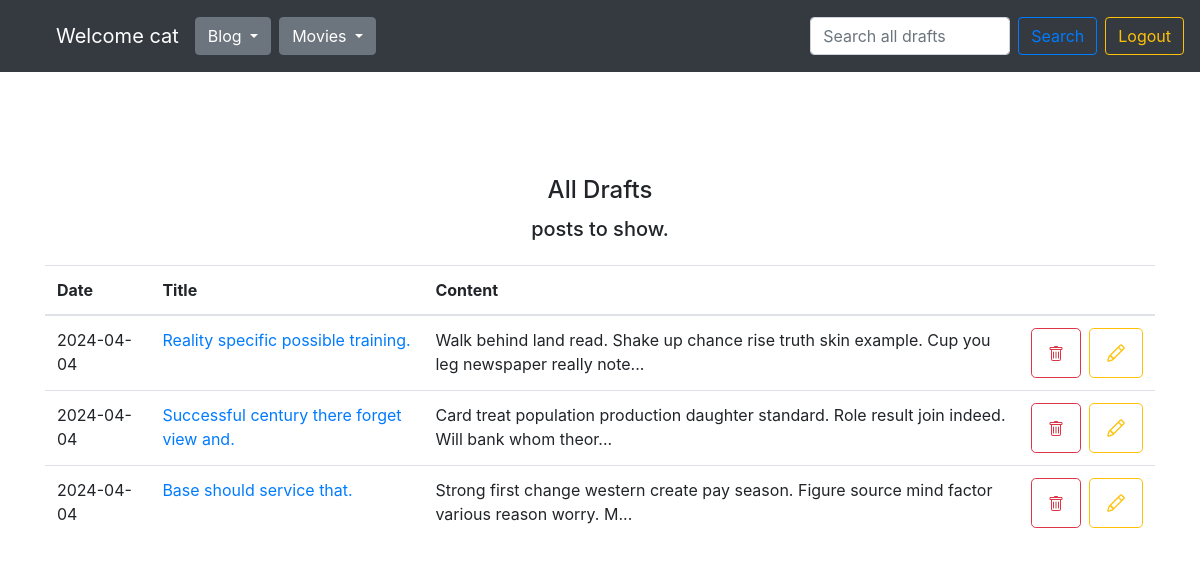
Page /drafts/ (signed in) on the committed database.
### blog/models.py (models this page shows, shortened)
class User(db.Model):
    id = db.Column(db.Integer, primary_key=True)
    name = db.Column(db.String(80), unique=True, nullable=False)
    password_hash = db.Column(db.String(128), nullable=False)
    entries = db.relationship("Entry", backref="user")
    comments = db.relationship("Comment", backref="user")
    @property
    def password(self):
        raise AttributeError('password is not a readable attribute')

class Entry(db.Model):
    id = db.Column(db.Integer, primary_key=True)
    title = db.Column(db.String(80), nullable=False)
    content = db.Column(db.Text, nullable=False)
    creation_date = db.Column(db.DateTime, nullable=False,
                              default=datetime.utcnow)
    is_published= db.Column(db.Boolean, default=False)
    comments = db.relationship("Comment", backref="entry")
    category_id = db.Column(db.Integer, db.ForeignKey('category.id'))
    user_id = db.Column(db.Integer, db.ForeignKey('user.id'))

### blog/routes.py (the view)
@app.route('/drafts/')
@login_required
def list_drafts():
    clear_caterogies_db()
    user_id = session.get('user_id')
    all_categories = Category.query.all()
    all_posts = Entry.query.filter_by(is_published=True).order_by(Entry.creation_date.desc())
    drafts = Entry.query.filter_by(is_published=False).filter(and_(Entry.user_id == user_id)).order_by(Entry.creation_date.desc())
    return render_template("drafts.html",
                           user = User.query.filter(User.id == user_id).first(),
                           drafts=drafts,
                           all_categories=all_categories,
                           all_posts_counter=all_posts.count(),
                           drafts_counter=drafts.count(),
                           )

### blog/routes.py (called while the page is built)
def login_required(view_func):
    @functools.wraps(view_func)
    def check_permissions(*args, **kwargs):
        if session.get('logged_in'):
            return view_func(*args, **kwargs)
        return redirect(url_for('login', next=request.path))
    return check_permissions

@app.context_processor
def inject_template_name():
    return {'template_name': g.get('template_name', 'unknown')}

@app.context_processor
def utility_processor():
    def tmdb_image_url(path, size):
        return tmdb_client.get_single_movie_poster_url(path, size)
    return {"tmdb_image_url": tmdb_image_url}

@app.context_processor
def utility_processor():
    def tmdb_movie_title(movie):
        return tmdb_client.get_single_movie_title(movie)
    return {"tmdb_movie_title": tmdb_movie_title}

@app.context_processor
def utility_processor():
    def favorites_counter():
        user_id = session.get('user_id')
        favorites = Favorite.query.filter(Favorite.user_id == user_id).all()
        return len(favorites)
    return {"favorites_counter": favorites_counter}

### blog/utils.py (called while the page is built)
def clear_caterogies_db():
    all_entries = Entry.query.all()
    all_categories = Category.query.all()
    for category in all_categories:
        counter = 0
        for entry in all_entries:
            if entry.category_id == category.id:
                counter += 1
        if counter == 0:
            db.session.delete(category)
            db.session.commit()

### blog/templates/drafts.html (shortened to what this page needs)
{% set template_name = 'drafts' %}
{% extends "base.html" %}
{% block content %}
<div class="d-flex flex-column justify-content-center align-items-center">
  {% if search_query %}
    <h4>Search results for: {{ search_query }}</h4>
    <h5 class="mt-1 mb-4">Found {{ counter }} posts.</h5>
  {% else %}
    <h4>All Drafts</h4>
    <h5 class="mt-1 mb-4">{{ counter }} posts to show.</h5>
  {% endif %}
</div>
<table class="table">
  <thead>
    <tr>
      <th scope="col">Date</th>
      <th scope="col">Title</th>
      <th scope="col">Content</th>
      <th scope="col"></th>
    </tr>
  </thead>
  <tbody>
  {% for post in drafts %}
    <tr>
      <td>
        {{ post.creation_date.strftime('%Y-%m-%d') }}
      </td>
      <td>
        <a href="{{ url_for('edit_entry', entry_id=post.id) }}">
          {{ post.title }}
        </a>
        </td>
        <td>{{ post.content|truncate(100, true) }}</td>
        <td>
          <div class="d-flex flex-row justify-content-end align-items-center gap-2">
            <form class="mr-2" action="/delete-post/{{ post.id }}" method="POST">
              <button type="submit" class="btn btn-outline-danger btn-lg">
              </button>
            </form>
            <form action="/edit-post/{{ post.id }}" method="POST">
              <button type="submit" class="btn btn-outline-warning btn-lg">
              </button>
            </form>
          </div>
        </td>
      </tr>
  {% endfor %}
  </tbody>
</table>
{% endblock %}

### blog/templates/base.html (shortened to what this page needs)
<!doctype html>
<html lang="en">
<head>
  <link rel="stylesheet" href="https://stackpath.bootstrapcdn.com/bootstrap/4.5.0/css/bootstrap.min.css"
>
    <link rel="stylesheet" href="{{ url_for('static', filename='css/styles.css') }}">
</head>
<body>
<nav class="navbar navbar-expand-md navbar-dark bg-dark fixed-top py-0 d-flex flex-row justify-content-between align-items-center">
  <div class="collapse navbar-collapse d-flex flex-row align-items-end justify-content-start mt-3" id="navbarsExampleDefault">
    <ul class="d-flex flex-row align-items-center justify-content-center">
      <li><a class="navbar-brand" href="/">Welcome {{ user.name if user and user.name else 'Guest' }}</a></li>
      <li>
      <div class="btn-group mr-2">
        <button type="button" class="btn btn-secondary dropdown-toggle" data-toggle="dropdown" aria-haspopup="true" aria-expanded="false">
          Blog
        </button>
      </div>
      </li>
      <li>
        <div class="btn-group">
          <button type="button" class="btn btn-secondary dropdown-toggle" data-toggle="dropdown" aria-haspopup="true" aria-expanded="false">
            Movies
          </button>
        </div>
        </li>
    </ul>
  </div>
  {% if template_name == 'homepage' %}
  <form class="form-inline my-2 my-lg-0 mr-2" action="{{ url_for('search_posts') }}" method="GET">
    <input class="form-control mr-sm-2 search_input" type="text" value="{% if search_query %}{{ search_query }}{% endif %}" placeholder="Search all posts" aria-label="Search" name="q">
    <button class="btn btn-outline-primary my-2 my-sm-0" type="submit">Search</button>
  </form>
  {% elif template_name == 'drafts' %}
  <form class="form-inline my-2 my-lg-0 mr-2" action="{{ url_for('search_drafts') }}" method="GET">
    <input class="form-control mr-sm-2 search_input" type="text" value="{% if search_query %}{{ search_query }}{% endif %}" placeholder="Search all drafts" aria-label="Search" name="q">
    <button class="btn btn-outline-primary my-2 my-sm-0" type="submit">Search</button>
  </form>
  {% endif %}
  {% if session.logged_in %}
  <form class="form-inline my-2 my-lg-0" action="{{ url_for('logout') }}" method="POST">
    <button class="btn btn-outline-warning my-2 my-sm-0" type="submit">Logout</button>
  </form>
  {% else %}
  <a href="{{ url_for('login') }}" class="btn btn-outline-warning my-2 my-lg-0">Login</a>
  {% endif %}
</nav>
<main role="main" class="container mt-5 pt-5">
  {% block content %}
  {% endblock %}
</main>
</html>

### blog/templates/css/styles.css (style rules this page uses)
body { padding-top: 5rem; }
main { margin-top: 36px; }
ul { list-style-type: none; }
.btn-outline-danger.btn-lg, .btn-outline-warning.btn-lg { min-height: 50px; }
.search_input { max-width: 200px; }
svg { transition: .5s all; }

### rows in the picture
User: name "cat"
Entry: creation_date "2024-04-04", title "Reality specific possible training.", content "Walk behind land read. Shake up chance rise truth skin example. Cup you leg newspaper really note..."
Entry: creation_date "2024-04-04", title "Successful century there forget view and.", content "Card treat population production daughter standard. Role result join indeed. Will bank whom theor..."
Entry: creation_date "2024-04-04", title "Base should service that.", content "Strong first change western create pay season. Figure source mind factor various reason worry. M..."
